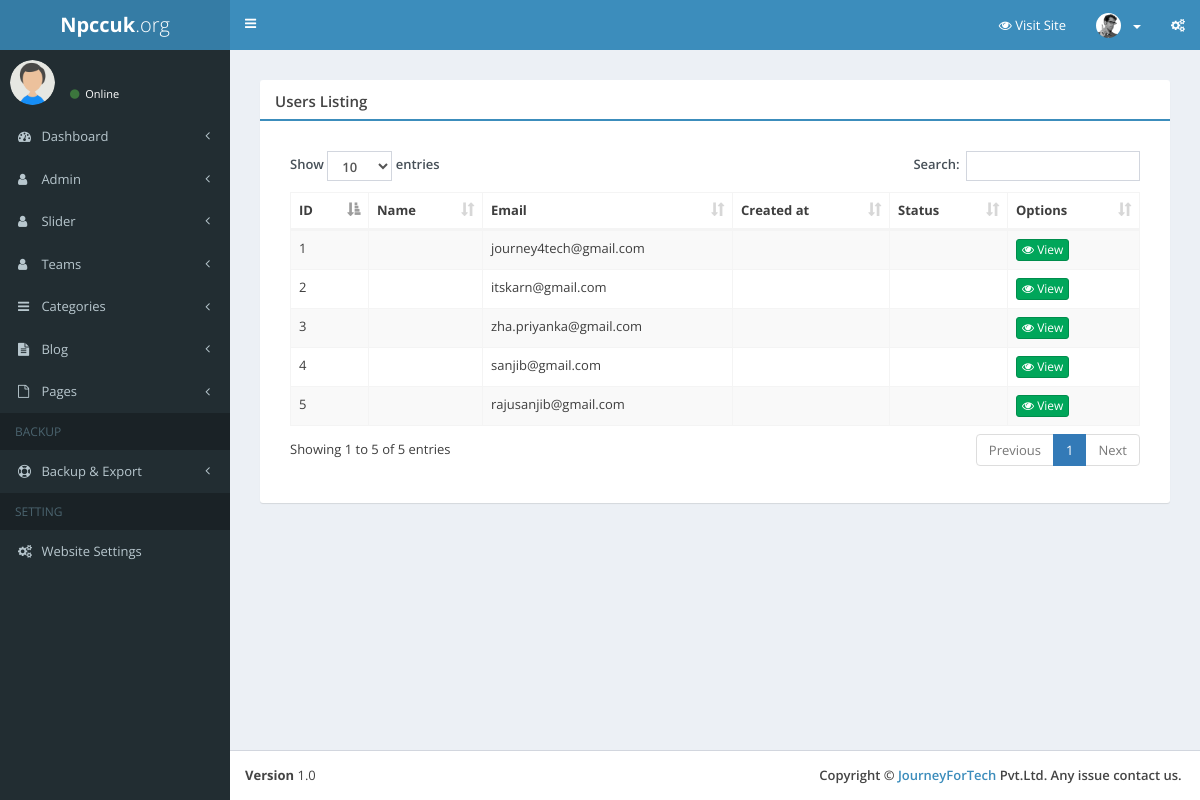
Screenshot of /control-system/user with the database file from the repository.
### tables this page shows
CREATE TABLE `users` (
  `id` int(11) NOT NULL,
  `username` varchar(255) DEFAULT NULL,
  `fullname` varchar(255) NOT NULL,
  `slug` varchar(255) DEFAULT NULL,
  `email` varchar(255) DEFAULT 'name@domain.com',
  `email_status` tinyint(1) DEFAULT 0,
  `token` varchar(500) DEFAULT NULL,
  `password` varchar(255) DEFAULT NULL,
  `role` varchar(20) DEFAULT 'member',
  `balance` bigint(20) DEFAULT 0,
  `number_of_sales` int(11) DEFAULT 0,
  `user_type` varchar(20) DEFAULT 'registered',
  `facebook_id` varchar(255) DEFAULT NULL,
  `google_id` varchar(255) DEFAULT NULL,
  `avatar` varchar(255) DEFAULT NULL,
  `banned` tinyint(1) DEFAULT 0,
  `shop_name` varchar(255) DEFAULT NULL,
  `about_me` varchar(5000) DEFAULT NULL,
  `phone_number` varchar(50) DEFAULT NULL,
  `country_id` int(11) DEFAULT NULL,
  `state_id` int(11) DEFAULT NULL,
  `city_id` int(11) DEFAULT NULL,
  `address` varchar(500) DEFAULT NULL,
  `zip_code` varchar(50) DEFAULT NULL,
  `show_email` tinyint(1) DEFAULT 0,
  `show_phone` tinyint(1) DEFAULT 0,
  `show_location` tinyint(1) DEFAULT 0,
  `facebook_url` varchar(500) DEFAULT NULL,
  `twitter_url` varchar(500) DEFAULT NULL,
  `instagram_url` varchar(500) DEFAULT NULL,
  `pinterest_url` varchar(500) DEFAULT NULL,
  `linkedin_url` varchar(500) DEFAULT NULL,
  `vk_url` varchar(500) DEFAULT NULL,
  `youtube_url` varchar(500) DEFAULT NULL,
  `last_seen` timestamp NULL DEFAULT NULL,
  `show_rss_feeds` tinyint(1) DEFAULT 0,
  `send_email_new_message` tinyint(1) DEFAULT 0,
  `is_active_shop_request` tinyint(1) DEFAULT 0,
  `send_email_when_item_sold` tinyint(1) DEFAULT 1,
  `created_at` timestamp NULL DEFAULT current_timestamp()
);

### application/controllers/control-system/User.php (called while the page is built, shortened)
<?php
class User extends CI_Controller
{
    public function __construct()
    {
        $this->load->model('User_model');
    }
    public function index()
    {
        $data['records'] = $this->User_model->get_all_user();
        $data['view']    = 'admin/users/index';
        $this->load->view('admin/layout', $data);
    }
}

### index.php (called while the page is built, shortened)
<?php
require_once BASEPATH.'core/CodeIgniter.php';

### application/models/User_model.php (called while the page is built, shortened)
<?php defined('BASEPATH') or exit('No direct script access allowed');
class User_model extends CI_Model
{
    public function get_all_user()
    {
        $this->db->select('*');
        $this->db->from('users');
        $query = $this->db->get();
        return $query->result_array();
    }
}

### application/views/admin/users/index.php (the view, shortened to what this page needs)
<section class="content">
	<div class="row">
		<div class="col-md-12">
			<div class="box box-primary">
				<div class="box-header with-border">
					<h3 class="box-title">Users Listing</h3>
				</div>
				<div class="box-body">
					<table class="table table-striped table-bordered table-hover " id="datatable" >
						<thead>
							<tr>
								<th>ID</th>
								<th>Name</th>
								<th>Email</th>
								<th>Created at</th>
								<th>Status</th>
								<th>Options</th>
							</tr>
						</thead>
						<tbody>
							<?php
							$i=1;
							foreach($records as $row){
							?>
							<tr>
								 <td><?php echo $i; ?></td>
								<td class="center "><?=$row['firstname']?> <?=$row['lastname']?></td>
									<td><?php echo $row['email'] ?></td>
									<td><?php echo $row['created_date'] ?></td>
								<td class="text-center">
								</td>
								<td class="center">
									<a class="btn btn-success btn-xs"  href="<?=site_url(ADMIN_PATH.'/users/show/'.$row['id']) ?>">
										<i class="fa fa-eye"></i> View
									</a>
								</td>
							</tr>
							<?php
							$i++;
							 } ?>
						</tbody>
					</table>
				</div>
				</div>
				</div>
			</div>

### rows the page displays
users: email "journey4tech@gmail.com"
users: email "itskarn@gmail.com"
users: email "zha.priyanka@gmail.com"
users: email "sanjib@gmail.com"
users: email "rajusanjib@gmail.com"
